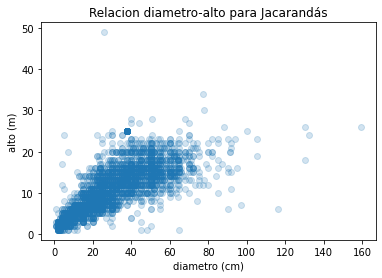

Recreate this plot in Python.
# -*- coding: utf-8 -*-
"""
Created on Sun Aug 23 11:28:39 2020

@author: Claudio Collado

"""
#Ejercicio 4.31

import csv
import numpy as np
import matplotlib.pyplot as plt

def leer_arboles(nombre_archivo):
    arboleda = []
    with open(nombre_archivo,'r',encoding = 'utf8') as f:
        filas = csv.reader(f)
        encabezado = next(filas)
        for fila in filas:
            diccionario_arbol = dict(zip(encabezado,fila))
            arboleda.append(diccionario_arbol)
        return arboleda
    
arboleda = leer_arboles('arbolado-en-espacios-verdes.csv')

H = [(float(arbol['altura_tot']),float(arbol['diametro'])) for arbol in arboleda if arbol['nombre_com'] == 'Jacarandá']

vector = np.array(H)

altura = vector[:,0]
diametro = vector[:,1]


plt.scatter(diametro,altura,alpha=0.2)
plt.xlabel('diametro (cm)')
plt.ylabel('alto (m)')
plt.title('Relacion diametro-alto para Jacarandás')
